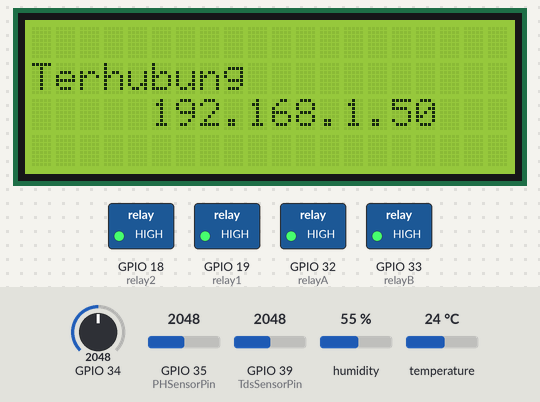
This sketch was run on a simulated ESP32. Shown: 20×4 character LCD, switched loads named in the sketch (green lamp = pin HIGH). The test bench sets the inputs (shaded band); at power-on: GPIO 34 = 2048, GPIO 35 (PHSensorPin) = 2048, GPIO 39 (TdsSensorPin) = 2048, humidity 55 %, temperature 24 °C. WiFi joins after 1.5 s; servers stay silent unless stated; what the sketch prints to the serial monitor is not drawn.

Above: at 7.2 s.
11.4 s: GPIO 34 set to 1981
At 17.2 s:
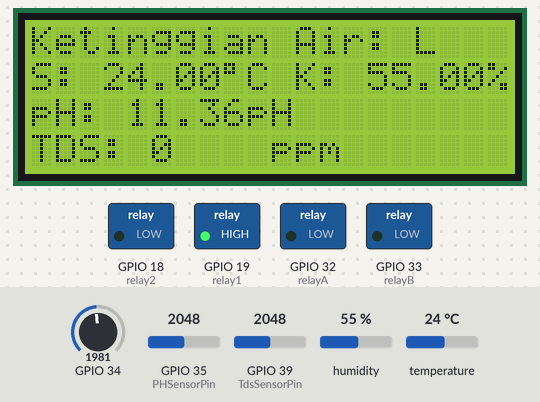
19.3 s: GPIO 35 (PHSensorPin) set to 2964
At 21.9 s:
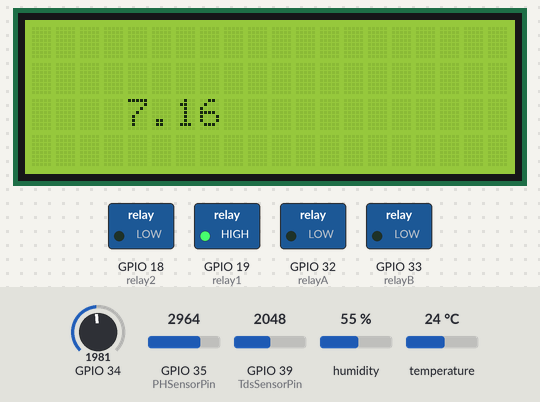
23.6 s: GPIO 35 (PHSensorPin) set to 3067
At 28.6 s:
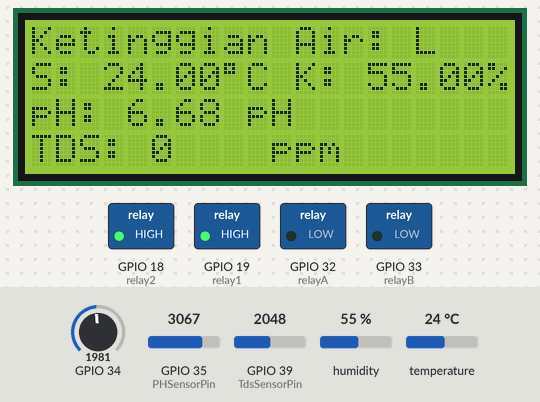
28.9 s: GPIO 35 (PHSensorPin) set to 3388
At 32.4 s:
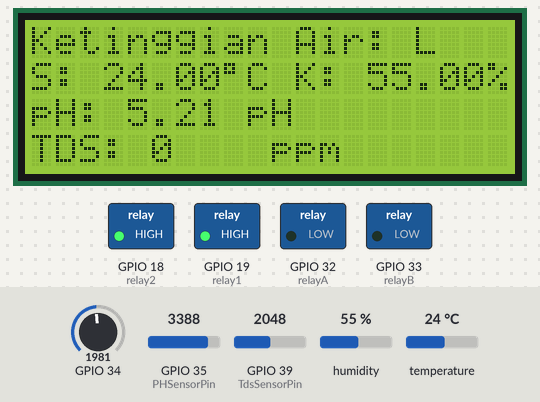
33.3 s: GPIO 35 (PHSensorPin) set to 3473
At 37.2 s:
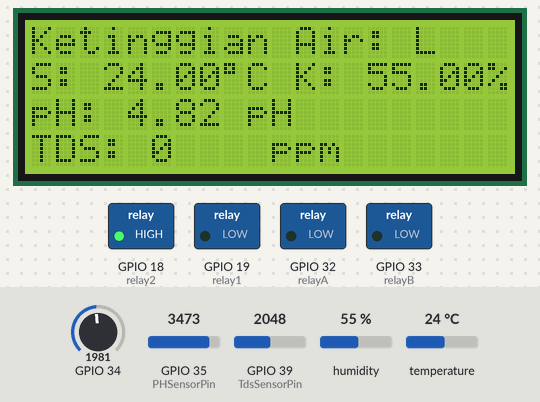
37.5 s: GPIO 34 set to 2080
At 57.0 s:
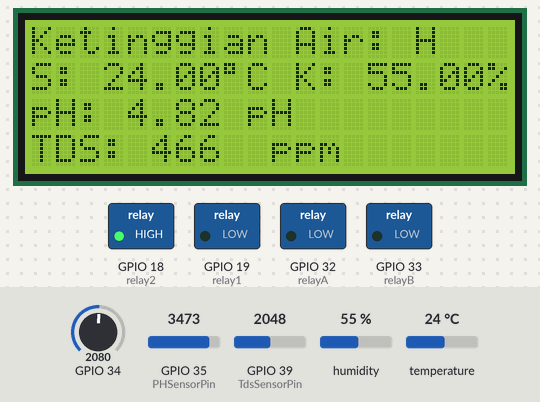
Timing chart, 0 to 57.7 s (numbered marks = the images above; inputs shaded):
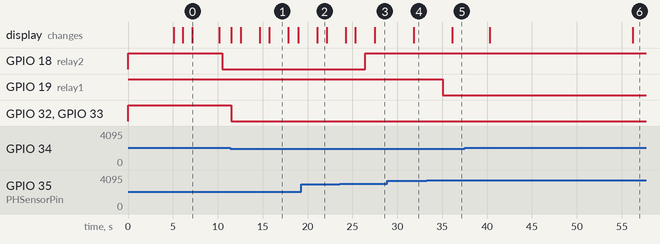

The sketch:

Project_Monitoring_Hidroponik.ino
```cpp
//Library yang digunakan
  #include <WiFi.h>
  #include <FirebaseESP32.h>
  #include <Wire.h>
  #include <LiquidCrystal_I2C.h>
  #include <DHT.h>

//Lcd I2C
  LiquidCrystal_I2C lcd(0x27, 20, 4);
  byte Simbol_derajat = B11011111;

//DHT22
  #define DHTTYPE DHT22
  #define DHTPIN 13
  float kelembaban, suhu;
  DHT dht(DHTPIN, DHTTYPE);

//pH
  #define PHSensorPin A7
  float calibration_value = 21.47 - 0.7;
  int phval = 0;
  unsigned long int avgval;
  int buffer_arr[10],temp;
  float ph_act;

//W
  int nilai;

//TDS
  #define TdsSensorPin A3
  #define VREF 5.0
  #define SCOUNT  30
  int analogBuffer[SCOUNT];
  int analogBufferTemp[SCOUNT];
  int analogBufferIndex = 0,copyIndex = 0;
  float averageVoltage = 0,tdsValue = 0,temperature = 25;

//Pin relay yang digunakan
  #define relay1  19
  #define relay2  18
  #define relayA  32
  #define relayB  33

//Konek wifi
  #define FIREBASE_HOST "https://webtav2-default-rtdb.asia-southeast1.firebasedatabase.app/"
  #define FIREBASE_AUTH "o7SZMW3vxW5SvIQot5zxlzQuomhUMVYcVINSfnLj"
  #define WIFI_SSID "Helmi"
  #define WIFI_PASSWORD "12345678"

//Firebase
  FirebaseData firebaseData;
  FirebaseJson sh;
  FirebaseJson klbbn;
  FirebaseJson ph;
  FirebaseJson wl;
  FirebaseJson tds;

void setup () {
//Serial monitor
  Serial.begin (115200);

//Deklarasi pin yang digunakan
  pinMode(TdsSensorPin,INPUT);

  pinMode(relay1, OUTPUT);
  pinMode(relay2, OUTPUT);
  pinMode(relayA, OUTPUT);
  pinMode(relayB, OUTPUT);

  digitalWrite(relay1, HIGH);
  digitalWrite(relay2, HIGH);
  digitalWrite(relayA, HIGH);
  digitalWrite(relayB, HIGH);

//Untuk lcd
  lcd.init();
  lcd.backlight();

//DHT22
  dht.begin();

//Tampilan awal lcd
  lcd.setCursor(6, 2);
  lcd.print("Ovaponic");
  delay(5000);
  lcd.clear();

//Proses konek wifi
  WiFi.begin(WIFI_SSID, WIFI_PASSWORD);
  Serial.print("Menghubungkan Wi-Fi");
  while (WiFi.status() != WL_CONNECTED)
  {
    Serial.print(".");
    delay(1000);
    lcd.setCursor(0, 1);
    lcd.print("Menghubungkan");
    lcd.setCursor(12, 2);
    lcd.print("Wi-Fi...");
  }
  Serial.println();
  Serial.print("terhubung dengan IP: ");
  Serial.println(WiFi.localIP());
  Serial.println();

  Firebase.begin(FIREBASE_HOST, FIREBASE_AUTH);
  Firebase.reconnectWiFi(true);

  Firebase.setReadTimeout(firebaseData, 1000 * 60);
  Firebase.setwriteSizeLimit(firebaseData, "tiny");

  Serial.println("------------------------------------");
  Serial.println("Terhubung...");

  lcd.clear();
  lcd.setCursor(0, 1);
  lcd.print("Terhubung");
  lcd.setCursor(5, 2);
  lcd.print(WiFi.localIP());
  delay(3000);
  lcd.clear();
}

void loop() {
//Pemanggilan fungsi
  Dht();
  pH();
  W();
  TDS();
  delay(50);

//Sistem relay sensor ph
  if(ph_act < 5){
  digitalWrite(relay1, LOW);
  digitalWrite(relay2, HIGH);
  delay(1000);

  lcd.setCursor(4,2);
  lcd.print(ph_act);
  }
  else if(ph_act > 7){
  digitalWrite(relay1, HIGH);
  digitalWrite(relay2, LOW);
  delay(1000);

  lcd.clear();
  lcd.setCursor(4,2);
  lcd.print(ph_act);
  }
  else{
  digitalWrite(relay1, HIGH);
  digitalWrite(relay2, HIGH);
  }

//Sistem relay TDS
  if(tdsValue <= 1400){
  digitalWrite(relayA, LOW);
  digitalWrite(relayB, LOW);
  delay(1000);
  }
  else{
  digitalWrite(relayA, HIGH);
  digitalWrite(relayB, HIGH);

  lcd.clear();
  lcd.setCursor(5,3);
  lcd.print(tdsValue,0);
  }

//Menampilkan water level di lcd
  lcd.setCursor(0,0);
  lcd.print("Ketinggian Air: ");

  if(nilai <= 2040) {
  lcd.setCursor(16, 0);
  lcd.print("L");
  }
  else{
  lcd.setCursor(16, 0);
  lcd.print("H");
  }

//Menampilkan sensor DHT di lcd
  lcd.setCursor(0, 1);
  lcd.print("S: ");
  lcd.setCursor(3, 1);
  lcd.print(suhu);
  lcd.setCursor(8,1);
  lcd.write(Simbol_derajat);
  lcd.setCursor(9,1);
  lcd.print("C");
  lcd.setCursor(11, 1);
  lcd.print("K: ");
  lcd.setCursor(14, 1);
  lcd.print(String(kelembaban) + "%");

//Menampilkan sensor pH di lcd
  lcd.setCursor(0,2);
  lcd.print("pH: ");
  lcd.setCursor(4,2);
  lcd.print(ph_act);
  lcd.setCursor(9,2);
  lcd.print("pH");

//Menampilkan sensor TDS di lcd
  lcd.setCursor(0,3);
  lcd.print("TDS: ");
  lcd.setCursor(5,3);
  lcd.print(tdsValue,0);
  lcd.setCursor(10,3);
  lcd.print("ppm");

//Pengiriman data ke firebase
  sh.set("Suhu", suhu);
  klbbn.set("Kelembaban", kelembaban);
  ph.set("pH", ph_act);
  wl.set("Water Level", nilai);
  tds.set("TDS", tdsValue);
  Firebase.updateNode(firebaseData,"Data_1",sh);
  Firebase.updateNode(firebaseData,"Data_1",klbbn);
  Firebase.updateNode(firebaseData,"Data_1",ph);
  Firebase.updateNode(firebaseData,"Data_1",wl);
  Firebase.updateNode(firebaseData,"Data_1",tds);
}

//Sensor DHT22
void Dht(){
  kelembaban = dht.readHumidity();
  suhu = dht.readTemperature();

  Serial.println("Sensor DHT 22:");
  Serial.print("Kelembaban : " + String(kelembaban) + "%");
  Serial.println(", Temperature : " + String(suhu) + "°C\n\t");
}

//Sensor pH
void pH(){
  for(int i=0;i<10;i++){
  buffer_arr[i]=analogRead(PHSensorPin);
  delay(30);
  }
  for(int i=0;i<9;i++){
    for(int j=i+1;j<10;j++){
      if(buffer_arr[i]>buffer_arr[j]){
        temp=buffer_arr[i];
        buffer_arr[i]=buffer_arr[j];
        buffer_arr[j]=temp;
       }
     }
   }
  avgval=0;
  for(int i=2;i<8;i++)
  avgval+=buffer_arr[i];
  float volt=(float)avgval*3.3/4095/6;
  ph_act = -5.70 * volt + calibration_value;

  Serial.print("pH Val:");
  Serial.print(ph_act);
  Serial.println(" pH\n\t");
}

//Sensor Water Level
void W(){
  nilai = analogRead(A6);
  Serial.println("Water Lavel: ");

  if(nilai <= 2040) {
  Serial.print("Nilai: ");
  Serial.print(nilai);
  Serial.println(" || LOW\n\t");
  }
  else{
  Serial.print("Nilai: ");
  Serial.print(nilai);
  Serial.println(" || HIGH\n\t");
  }
}

//Sensor TDS
void TDS(){
   static unsigned long analogSampleTimepoint = millis();
   if(millis()-analogSampleTimepoint > 40U)
   {
     analogSampleTimepoint = millis();
     analogBuffer[analogBufferIndex] = analogRead(TdsSensorPin);
     analogBufferIndex++;
     if(analogBufferIndex == SCOUNT)
         analogBufferIndex = 0;
   }
   static unsigned long printTimepoint = millis();
   if(millis()-printTimepoint > 800U)
   {
      printTimepoint = millis();
      for(copyIndex=0;copyIndex<SCOUNT;copyIndex++)
      analogBufferTemp[copyIndex]= analogBuffer[copyIndex];
      averageVoltage = getMedianNum(analogBufferTemp,SCOUNT) * (float)VREF /4095;
      float compensationCoefficient=1.0+0.02*(temperature-25.0);
      float compensationVolatge=averageVoltage/compensationCoefficient;
      tdsValue=(133.42*compensationVolatge*compensationVolatge*compensationVolatge - 255.86*compensationVolatge*compensationVolatge + 857.39*compensationVolatge)*0.5;
      Serial.println ("Sensor TDS: ");
      Serial.print("TDS Value: ");
      Serial.print(tdsValue,0);
      Serial.println(" ppm\n\t");
   }
}

int getMedianNum(int bArray[], int iFilterLen)
{
  int bTab[iFilterLen];
  for(byte i = 0; i<iFilterLen; i++)
  bTab[i] = bArray[i];
  int i, j, bTemp;
  for(j = 0; j < iFilterLen - 1; j++) {
    for(i = 0; i < iFilterLen - j - 1; i++) {
      if(bTab[i] > bTab[i + 1]) {
        bTemp = bTab[i];
        bTab[i] = bTab[i + 1];
        bTab[i + 1] = bTemp;
          }
        }
      }
  if((iFilterLen & 1) > 0)
  bTemp = bTab[(iFilterLen - 1) / 2];
  else
  bTemp = (bTab[iFilterLen / 2] + bTab[iFilterLen / 2 - 1]) / 2;
  return bTemp;
 }
```

Measured:
- the behaviour switches between 2041 and 2040 on GPIO 34 (found by bisection; images 0 and 1)
- the behaviour switches between 2997 and 2998 on GPIO 35 (PHSensorPin) (found by bisection; images 2 and 3)
- the behaviour switches between 3433 and 3434 on GPIO 35 (PHSensorPin) (found by bisection; images 4 and 5)
- after the input at 11.4 s, the display: first differs from a run without the input after 4.4 s (image 1)
- after the input at 19.3 s, the display: changes after 1.8 s (image 2)
- after the input at 23.6 s, GPIO 18 (relay2): LOW → HIGH after 2.8 s; the display: first differs from a run without the input after 3.9 s (image 3)
- after the input at 28.9 s, the display: changes after 2.9 s (image 4)
- after the input at 33.3 s, GPIO 19 (relay1): HIGH → LOW after 1.8 s; the display: changes after 2.8 s (image 5)
- after the input at 37.5 s, the display: first changes after 2.8 s (image 6 shows a later state)
